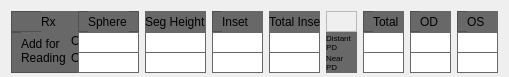
  <widget class="QWidget" name="layoutWidget_4">
   <property name="geometry">
    <rect>
     <x>0</x>
     <y>150</y>
     <width>509</width>
     <height>77</height>
    </rect>
   </property>
   <property name="minimumSize">
    <size>
     <width>509</width>
     <height>77</height>
    </size>
   </property>
   <property name="maximumSize">
    <size>
     <width>509</width>
     <height>77</height>
    </size>
   </property>
   <layout class="QGridLayout" name="gridLayout_6">
    <item row="0" column="0">
     <widget class="QFrame" name="frame_39">
      <property name="minimumSize">
       <size>
        <width>81</width>
        <height>21</height>
       </size>
      </property>
      <property name="maximumSize">
       <size>
        <width>81</width>
        <height>21</height>
       </size>
      </property>
      <property name="styleSheet">
       <string notr="true">background-color: #686868;</string>
      </property>
      <property name="frameShape">
       <enum>QFrame::StyledPanel</enum>
      </property>
      <property name="frameShadow">
       <enum>QFrame::Raised</enum>
      </property>
      <widget class="QLabel" name="label_57">
       <property name="geometry">
        <rect>
         <x>30</x>
         <y>0</y>
         <width>41</width>
         <height>21</height>
        </rect>
       </property>
       <property name="minimumSize">
        <size>
         <width>41</width>
         <height>21</height>
        </size>
       </property>
       <property name="maximumSize">
        <size>
         <width>41</width>
         <height>21</height>
        </size>
       </property>
       <property name="text">
        <string>Rx</string>
       </property>
      </widget>
     </widget>
    </item>
    <item row="0" column="1">
     <widget class="QFrame" name="frame_40">
      <property name="minimumSize">
       <size>
        <width>61</width>
        <height>21</height>
       </size>
      </property>
      <property name="maximumSize">
       <size>
        <width>61</width>
        <height>21</height>
       </size>
      </property>
      <property name="styleSheet">
       <string notr="true">background-color: #686868;</string>
      </property>
      <property name="frameShape">
       <enum>QFrame::StyledPanel</enum>
      </property>
      <property name="frameShadow">
       <enum>QFrame::Raised</enum>
      </property>
      <widget class="QLabel" name="label_58">
       <property name="geometry">
        <rect>
         <x>10</x>
         <y>0</y>
         <width>41</width>
         <height>21</height>
        </rect>
       </property>
       <property name="minimumSize">
        <size>
         <width>41</width>
         <height>21</height>
        </size>
       </property>
       <property name="maximumSize">
        <size>
         <width>41</width>
         <height>21</height>
        </size>
       </property>
       <property name="text">
        <string>Sphere</string>
       </property>
      </widget>
     </widget>
    </item>
    <item row="0" column="2">
     <widget class="QFrame" name="frame_41">
      <property name="minimumSize">
       <size>
        <width>61</width>
        <height>21</height>
       </size>
      </property>
      <property name="maximumSize">
       <size>
        <width>61</width>
        <height>21</height>
       </size>
      </property>
      <property name="styleSheet">
       <string notr="true">background-color: #686868;</string>
      </property>
      <property name="frameShape">
       <enum>QFrame::StyledPanel</enum>
      </property>
      <property name="frameShadow">
       <enum>QFrame::Raised</enum>
      </property>
      <widget class="QLabel" name="label_73">
       <property name="geometry">
        <rect>
         <x>0</x>
         <y>0</y>
         <width>61</width>
         <height>21</height>
        </rect>
       </property>
       <property name="minimumSize">
        <size>
         <width>61</width>
         <height>21</height>
        </size>
       </property>
       <property name="maximumSize">
        <size>
         <width>61</width>
         <height>21</height>
        </size>
       </property>
       <property name="text">
        <string>Seg Height</string>
       </property>
      </widget>
     </widget>
    </item>
    <item row="0" column="3">
     <widget class="QFrame" name="frame_42">
      <property name="minimumSize">
       <size>
        <width>51</width>
        <height>21</height>
       </size>
      </property>
      <property name="maximumSize">
       <size>
        <width>51</width>
        <height>21</height>
       </size>
      </property>
      <property name="styleSheet">
       <string notr="true">background-color: #686868;</string>
      </property>
      <property name="frameShape">
       <enum>QFrame::StyledPanel</enum>
      </property>
      <property name="frameShadow">
       <enum>QFrame::Raised</enum>
      </property>
      <widget class="QLabel" name="label_74">
       <property name="geometry">
        <rect>
         <x>10</x>
         <y>0</y>
         <width>41</width>
         <height>21</height>
        </rect>
       </property>
       <property name="minimumSize">
        <size>
         <width>41</width>
         <height>21</height>
        </size>
       </property>
       <property name="maximumSize">
        <size>
         <width>41</width>
         <height>21</height>
        </size>
       </property>
       <property name="text">
        <string>Inset</string>
       </property>
      </widget>
     </widget>
    </item>
    <item row="0" column="4">
     <widget class="QFrame" name="frame_43">
      <property name="minimumSize">
       <size>
        <width>51</width>
        <height>21</height>
       </size>
      </property>
      <property name="maximumSize">
       <size>
        <width>51</width>
        <height>21</height>
       </size>
      </property>
      <property name="styleSheet">
       <string notr="true">background-color: #686868;</string>
      </property>
      <property name="frameShape">
       <enum>QFrame::StyledPanel</enum>
      </property>
      <property name="frameShadow">
       <enum>QFrame::Raised</enum>
      </property>
      <widget class="QLabel" name="label_75">
       <property name="geometry">
        <rect>
         <x>0</x>
         <y>0</y>
         <width>51</width>
         <height>21</height>
        </rect>
       </property>
       <property name="minimumSize">
        <size>
         <width>51</width>
         <height>21</height>
        </size>
       </property>
       <property name="maximumSize">
        <size>
         <width>51</width>
         <height>21</height>
        </size>
       </property>
       <property name="text">
        <string>Total Inset</string>
       </property>
      </widget>
     </widget>
    </item>
    <item row="0" column="5">
     <widget class="QFrame" name="frame_44">
      <property name="minimumSize">
       <size>
        <width>31</width>
        <height>21</height>
       </size>
      </property>
      <property name="maximumSize">
       <size>
        <width>31</width>
        <height>21</height>
       </size>
      </property>
      <property name="styleSheet">
       <string notr="true"/>
      </property>
      <property name="frameShape">
       <enum>QFrame::StyledPanel</enum>
      </property>
      <property name="frameShadow">
       <enum>QFrame::Raised</enum>
      </property>
     </widget>
    </item>
    <item row="0" column="6">
     <widget class="QFrame" name="frame_45">
      <property name="minimumSize">
       <size>
        <width>41</width>
        <height>21</height>
       </size>
      </property>
      <property name="maximumSize">
       <size>
        <width>41</width>
        <height>21</height>
       </size>
      </property>
      <property name="styleSheet">
       <string notr="true">background-color: #686868;</string>
      </property>
      <property name="frameShape">
       <enum>QFrame::StyledPanel</enum>
      </property>
      <property name="frameShadow">
       <enum>QFrame::Raised</enum>
      </property>
      <widget class="QLabel" name="label_76">
       <property name="geometry">
        <rect>
         <x>10</x>
         <y>0</y>
         <width>51</width>
         <height>21</height>
        </rect>
       </property>
       <property name="minimumSize">
        <size>
         <width>51</width>
         <height>21</height>
        </size>
       </property>
       <property name="maximumSize">
        <size>
         <width>51</width>
         <height>21</height>
        </size>
       </property>
       <property name="text">
        <string>Total</string>
       </property>
      </widget>
     </widget>
    </item>
    <item row="0" column="7">
     <widget class="QFrame" name="frame_46">
      <property name="minimumSize">
       <size>
        <width>41</width>
        <height>21</height>
       </size>
      </property>
      <property name="maximumSize">
       <size>
        <width>41</width>
        <height>21</height>
       </size>
      </property>
      <property name="styleSheet">
       <string notr="true">background-color: #686868;</string>
      </property>
      <property name="frameShape">
       <enum>QFrame::StyledPanel</enum>
      </property>
      <property name="frameShadow">
       <enum>QFrame::Raised</enum>
      </property>
      <widget class="QLabel" name="label_77">
       <property name="geometry">
        <rect>
         <x>10</x>
         <y>0</y>
         <width>51</width>
         <height>21</height>
        </rect>
       </property>
       <property name="minimumSize">
        <size>
         <width>51</width>
         <height>21</height>
        </size>
       </property>
       <property name="maximumSize">
        <size>
         <width>51</width>
         <height>21</height>
        </size>
       </property>
       <property name="text">
        <string>OD</string>
       </property>
      </widget>
     </widget>
    </item>
    <item row="0" column="8">
     <widget class="QFrame" name="frame_47">
      <property name="minimumSize">
       <size>
        <width>41</width>
        <height>21</height>
       </size>
      </property>
      <property name="maximumSize">
       <size>
        <width>41</width>
        <height>21</height>
       </size>
      </property>
      <property name="styleSheet">
       <string notr="true">background-color: #686868;</string>
      </property>
      <property name="frameShape">
       <enum>QFrame::StyledPanel</enum>
      </property>
      <property name="frameShadow">
       <enum>QFrame::Raised</enum>
      </property>
      <widget class="QLabel" name="label_78">
       <property name="geometry">
        <rect>
         <x>10</x>
         <y>0</y>
         <width>46</width>
         <height>21</height>
        </rect>
       </property>
       <property name="minimumSize">
        <size>
         <width>46</width>
         <height>21</height>
        </size>
       </property>
       <property name="maximumSize">
        <size>
         <width>46</width>
         <height>21</height>
        </size>
       </property>
       <property name="text">
        <string>OS</string>
       </property>
      </widget>
     </widget>
    </item>
    <item row="1" column="0" rowspan="2">
     <widget class="QFrame" name="frame_48">
      <property name="minimumSize">
       <size>
        <width>81</width>
        <height>41</height>
       </size>
      </property>
      <property name="maximumSize">
       <size>
        <width>81</width>
        <height>41</height>
       </size>
      </property>
      <property name="styleSheet">
       <string notr="true">background-color: #686868;</string>
      </property>
      <property name="frameShape">
       <enum>QFrame::StyledPanel</enum>
      </property>
      <property name="frameShadow">
       <enum>QFrame::Raised</enum>
      </property>
      <widget class="QLabel" name="label_28">
       <property name="geometry">
        <rect>
         <x>10</x>
         <y>-2</y>
         <width>51</width>
         <height>41</height>
        </rect>
       </property>
       <property name="minimumSize">
        <size>
         <width>51</width>
         <height>41</height>
        </size>
       </property>
       <property name="maximumSize">
        <size>
         <width>51</width>
         <height>41</height>
        </size>
       </property>
       <property name="text">
        <string>Add for Reading</string>
       </property>
       <property name="wordWrap">
        <bool>true</bool>
       </property>
      </widget>
      <widget class="QLabel" name="label_30">
       <property name="geometry">
        <rect>
         <x>60</x>
         <y>-2</y>
         <width>46</width>
         <height>21</height>
        </rect>
       </property>
       <property name="minimumSize">
        <size>
         <width>46</width>
         <height>21</height>
        </size>
       </property>
       <property name="maximumSize">
        <size>
         <width>46</width>
         <height>21</height>
        </size>
       </property>
       <property name="text">
        <string>OD</string>
       </property>
      </widget>
      <widget class="QLabel" name="label_32">
       <property name="geometry">
        <rect>
         <x>60</x>
         <y>18</y>
         <width>51</width>
         <height>16</height>
        </rect>
       </property>
       <property name="minimumSize">
        <size>
         <width>51</width>
         <height>16</height>
        </size>
       </property>
       <property name="maximumSize">
        <size>
         <width>51</width>
         <height>16</height>
        </size>
       </property>
       <property name="text">
        <string>OS</string>
       </property>
      </widget>
     </widget>
    </item>
    <item row="1" column="1">
     <widget class="QLineEdit" name="lineEdit_AddOD">
      <property name="minimumSize">
       <size>
        <width>61</width>
        <height>21</height>
       </size>
      </property>
      <property name="maximumSize">
       <size>
        <width>61</width>
        <height>21</height>
       </size>
      </property>
      <property name="styleSheet">
       <string notr="true">border: 1px solid #686868;</string>
      </property>
     </widget>
    </item>
    <item row="1" column="2">
     <widget class="QLineEdit" name="lineEdit_SegHeighOD">
      <property name="minimumSize">
       <size>
        <width>61</width>
        <height>21</height>
       </size>
      </property>
      <property name="maximumSize">
       <size>
        <width>61</width>
        <height>21</height>
       </size>
      </property>
      <property name="styleSheet">
       <string notr="true">border: 1px solid #686868;</string>
      </property>
     </widget>
    </item>
    <item row="1" column="3">
     <widget class="QLineEdit" name="lineEdit_InsetOD">
      <property name="minimumSize">
       <size>
        <width>51</width>
        <height>21</height>
       </size>
      </property>
      <property name="maximumSize">
       <size>
        <width>51</width>
        <height>21</height>
       </size>
      </property>
      <property name="styleSheet">
       <string notr="true">border: 1px solid #686868;</string>
      </property>
     </widget>
    </item>
    <item row="1" column="4">
     <widget class="QLineEdit" name="lineEdit_TotalInsetOD">
      <property name="minimumSize">
       <size>
        <width>51</width>
        <height>21</height>
       </size>
      </property>
      <property name="maximumSize">
       <size>
        <width>51</width>
        <height>21</height>
       </size>
      </property>
      <property name="styleSheet">
       <string notr="true">border: 1px solid #686868;</string>
      </property>
     </widget>
    </item>
    <item row="1" column="5">
     <widget class="QFrame" name="frame_49">
      <property name="minimumSize">
       <size>
        <width>31</width>
        <height>21</height>
       </size>
      </property>
      <property name="maximumSize">
       <size>
        <width>31</width>
        <height>21</height>
       </size>
      </property>
      <property name="styleSheet">
       <string notr="true">background-color: #686868;</string>
      </property>
      <property name="frameShape">
       <enum>QFrame::StyledPanel</enum>
      </property>
      <property name="frameShadow">
       <enum>QFrame::Raised</enum>
      </property>
      <widget class="QLabel" name="label_79">
       <property name="geometry">
        <rect>
         <x>0</x>
         <y>0</y>
         <width>31</width>
         <height>21</height>
        </rect>
       </property>
       <property name="minimumSize">
        <size>
         <width>31</width>
         <height>21</height>
        </size>
       </property>
       <property name="maximumSize">
        <size>
         <width>31</width>
         <height>21</height>
        </size>
       </property>
       <property name="font">
        <font>
         <pointsize>6</pointsize>
        </font>
       </property>
       <property name="text">
        <string>Distant PD</string>
       </property>
       <property name="wordWrap">
        <bool>true</bool>
       </property>
      </widget>
     </widget>
    </item>
    <item row="1" column="6">
     <widget class="QLineEdit" name="lineEdit_DPDTotal">
      <property name="minimumSize">
       <size>
        <width>41</width>
        <height>21</height>
       </size>
      </property>
      <property name="maximumSize">
       <size>
        <width>41</width>
        <height>21</height>
       </size>
      </property>
      <property name="styleSheet">
       <string notr="true">border: 1px solid #686868;</string>
      </property>
     </widget>
    </item>
    <item row="1" column="7">
     <widget class="QLineEdit" name="lineEdit_DPDOD">
      <property name="minimumSize">
       <size>
        <width>41</width>
        <height>21</height>
       </size>
      </property>
      <property name="maximumSize">
       <size>
        <width>41</width>
        <height>21</height>
       </size>
      </property>
      <property name="styleSheet">
       <string notr="true">border: 1px solid #686868;</string>
      </property>
     </widget>
    </item>
    <item row="1" column="8">
     <widget class="QLineEdit" name="lineEdit_DPDOS">
      <property name="minimumSize">
       <size>
        <width>41</width>
        <height>21</height>
       </size>
      </property>
      <property name="maximumSize">
       <size>
        <width>41</width>
        <height>21</height>
       </size>
      </property>
      <property name="styleSheet">
       <string notr="true">border: 1px solid #686868;</string>
      </property>
     </widget>
    </item>
    <item row="2" column="1">
     <widget class="QLineEdit" name="lineEdit_AddOS">
      <property name="minimumSize">
       <size>
        <width>61</width>
        <height>21</height>
       </size>
      </property>
      <property name="maximumSize">
       <size>
        <width>61</width>
        <height>21</height>
       </size>
      </property>
      <property name="styleSheet">
       <string notr="true">border: 1px solid #686868;</string>
      </property>
     </widget>
    </item>
    <item row="2" column="2">
     <widget class="QLineEdit" name="lineEdit_SegHeightOS">
      <property name="minimumSize">
       <size>
        <width>61</width>
        <height>21</height>
       </size>
      </property>
      <property name="maximumSize">
       <size>
        <width>61</width>
        <height>21</height>
       </size>
      </property>
      <property name="styleSheet">
       <string notr="true">border: 1px solid #686868;</string>
      </property>
     </widget>
    </item>
    <item row="2" column="3">
     <widget class="QLineEdit" name="lineEdit_InsetOS">
      <property name="minimumSize">
       <size>
        <width>51</width>
        <height>21</height>
       </size>
      </property>
      <property name="maximumSize">
       <size>
        <width>51</width>
        <height>21</height>
       </size>
      </property>
      <property name="styleSheet">
       <string notr="true">border: 1px solid #686868;</string>
      </property>
     </widget>
    </item>
    <item row="2" column="4">
     <widget class="QLineEdit" name="lineEdit_TotalInsetOS">
      <property name="minimumSize">
       <size>
        <width>51</width>
        <height>21</height>
       </size>
      </property>
      <property name="maximumSize">
       <size>
        <width>51</width>
        <height>21</height>
       </size>
      </property>
      <property name="styleSheet">
       <string notr="true">border: 1px solid #686868;</string>
      </property>
     </widget>
    </item>
    <item row="2" column="5">
     <widget class="QFrame" name="frame_50">
      <property name="minimumSize">
       <size>
        <width>31</width>
        <height>21</height>
       </size>
      </property>
      <property name="maximumSize">
       <size>
        <width>31</width>
        <height>21</height>
       </size>
      </property>
      <property name="styleSheet">
       <string notr="true">background-color: #686868;</string>
      </property>
      <property name="frameShape">
       <enum>QFrame::StyledPanel</enum>
      </property>
      <property name="frameShadow">
       <enum>QFrame::Raised</enum>
      </property>
      <widget class="QLabel" name="label_80">
       <property name="geometry">
        <rect>
         <x>0</x>
         <y>0</y>
         <width>31</width>
         <height>21</height>
        </rect>
       </property>
       <property name="minimumSize">
        <size>
         <width>31</width>
         <height>21</height>
        </size>
       </property>
       <property name="maximumSize">
        <size>
         <width>31</width>
         <height>21</height>
        </size>
       </property>
       <property name="font">
        <font>
         <pointsize>6</pointsize>
        </font>
       </property>
       <property name="text">
        <string>Near   PD</string>
       </property>
       <property name="wordWrap">
        <bool>true</bool>
       </property>
      </widget>
     </widget>
    </item>
    <item row="2" column="6">
     <widget class="QLineEdit" name="lineEdit_NPDTotal">
      <property name="minimumSize">
       <size>
        <width>41</width>
        <height>21</height>
       </size>
      </property>
      <property name="maximumSize">
       <size>
        <width>41</width>
        <height>21</height>
       </size>
      </property>
      <property name="styleSheet">
       <string notr="true">border: 1px solid #686868;</string>
      </property>
     </widget>
    </item>
    <item row="2" column="7">
     <widget class="QLineEdit" name="lineEdit_NPDOD">
      <property name="minimumSize">
       <size>
        <width>41</width>
        <height>21</height>
       </size>
      </property>
      <property name="maximumSize">
       <size>
        <width>41</width>
        <height>21</height>
       </size>
      </property>
      <property name="styleSheet">
       <string notr="true">border: 1px solid #686868;</string>
      </property>
     </widget>
    </item>
    <item row="2" column="8">
     <widget class="QLineEdit" name="lineEdit_NPDOS">
      <property name="minimumSize">
       <size>
        <width>41</width>
        <height>21</height>
       </size>
      </property>
      <property name="maximumSize">
       <size>
        <width>41</width>
        <height>21</height>
       </size>
      </property>
      <property name="styleSheet">
       <string notr="true">border: 1px solid #686868;</string>
      </property>
     </widget>
    </item>
   </layout>
  </widget>
